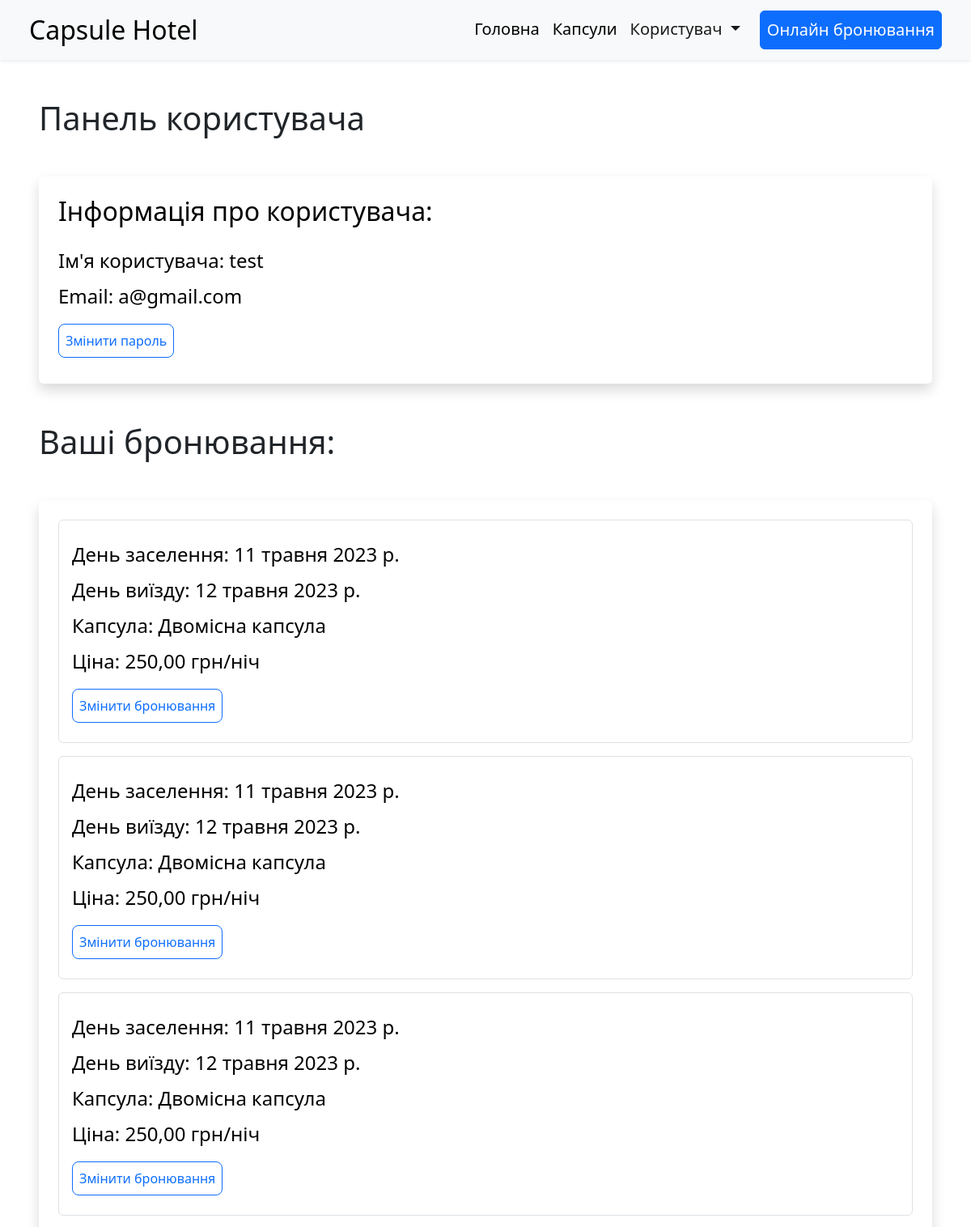
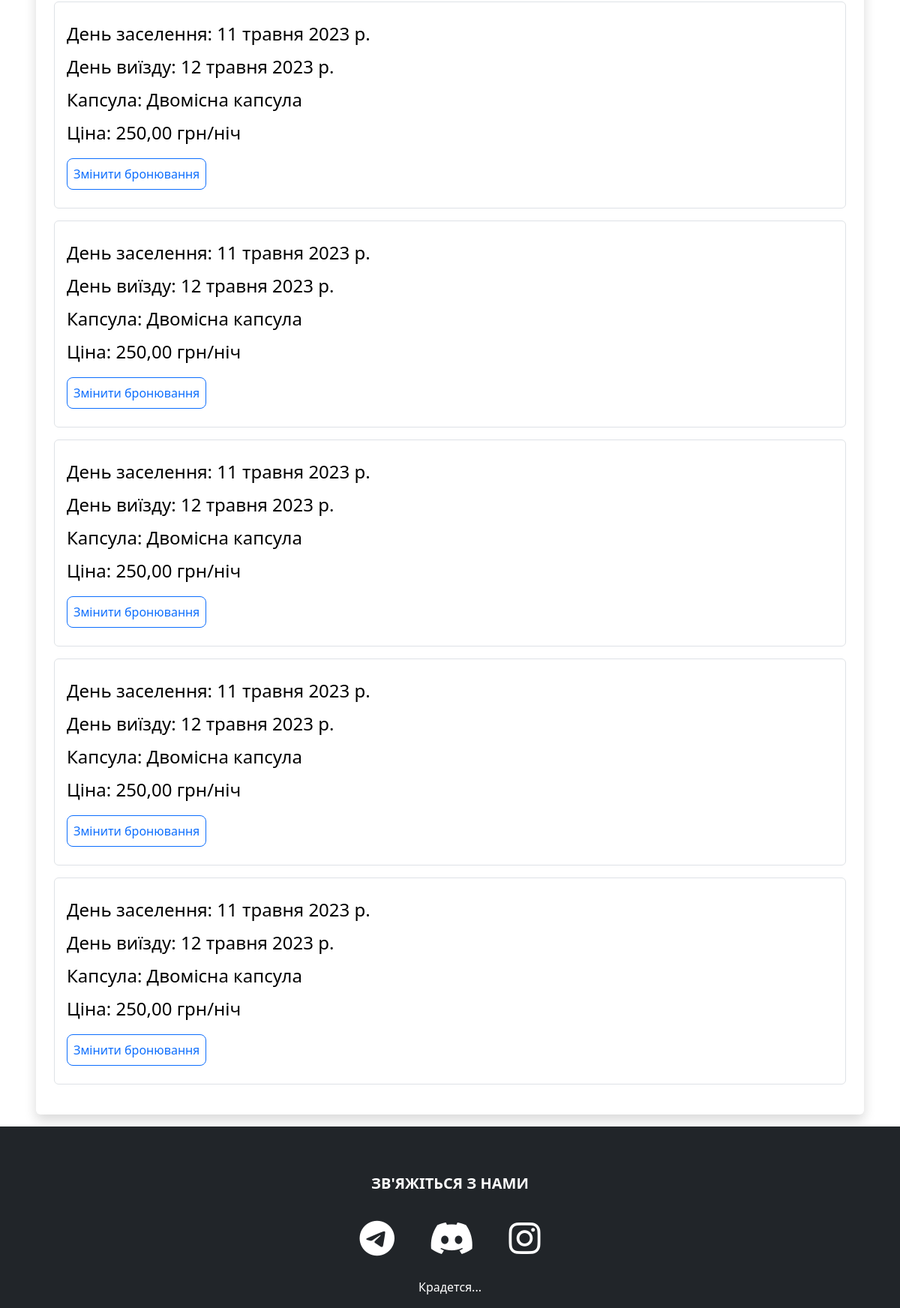
Page /user-panel (signed in) on the earlier database version (2 pictures, top to bottom).
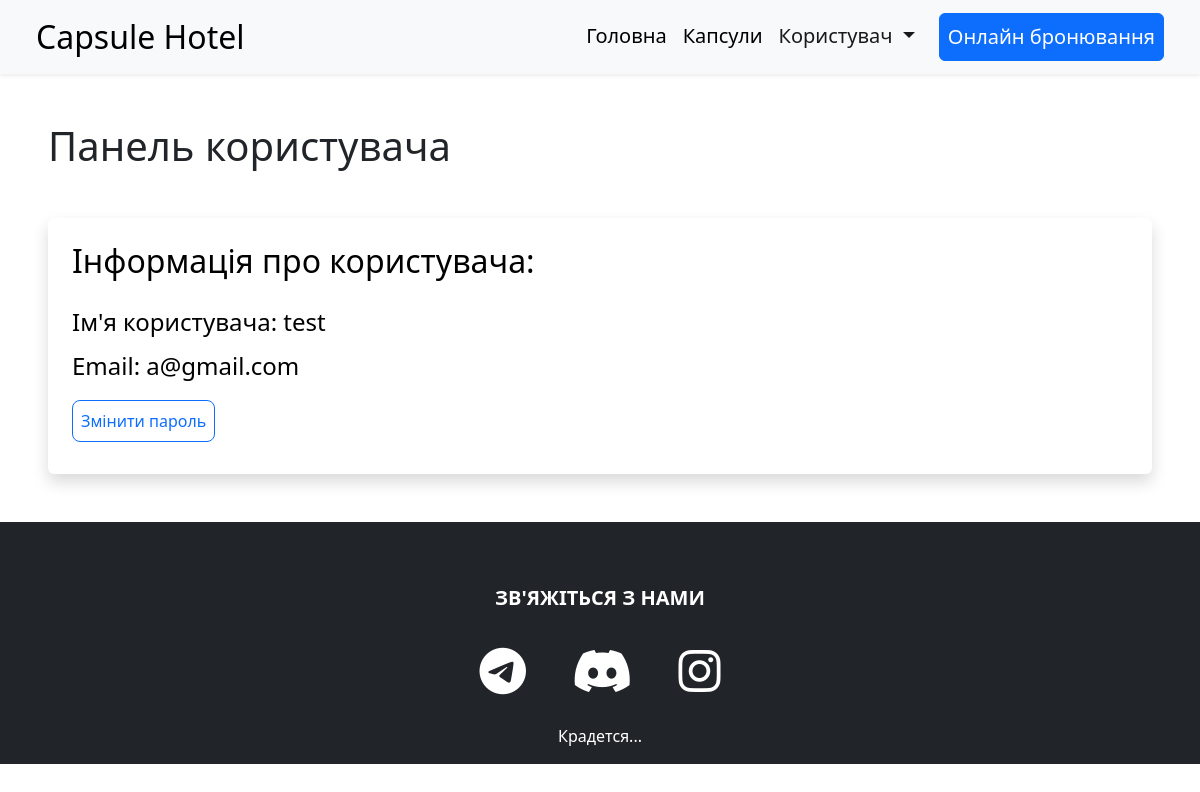
Same page on the later database version.
### booking/models.py (models this page shows, shortened)
class Booking(models.Model):
    user = models.ForeignKey(User, on_delete=models.CASCADE, null=True, blank=True, verbose_name='User')
    capsule = models.CharField(max_length=100, verbose_name='Капсула')
    dayIn = models.DateField(default=datetime.now, verbose_name='Дата заїзду')
    dayOut = models.DateField(default=datetime.now, verbose_name='Дата виїзду')
    time_ordered = models.DateTimeField(default=datetime.now, blank=True, verbose_name='Час замовлення')
    price = models.DecimalField(max_digits=10, decimal_places=2, blank=True, verbose_name='Ціна')
    class Meta:
        verbose_name = 'Бронювання'
        verbose_name_plural = 'Бронювання'

### booking/views.py (the view)
# urls.py: path('user-panel', views.userPanel, name='userPanel'),
def userPanel(request):
    user = request.user
    bookings = Booking.objects.filter(user=user).order_by('dayIn', 'dayOut')
    return render(request, 'userPanel.html', {
        'user':user,
        'bookings':bookings,
    })

### booking/templates/userPanel.html (shortened to what this page needs)
{% extends 'base.html' %}
{% load static %}
{% block body %}
{% if user.is_authenticated %}
<h1 class=" ms-5 mt-5 ">Панель користувача</h1>
<div class="shadow p-4 mb-5 bg-body rounded text-black m-5 ">
    <h2 class="">Інформація про користувача:</h2>
    <ul class="list-group fs-4 mt-3">
            <li class="list-group mt-2">Ім'я користувача: {{ user.username }}</li>
            <li class="list-group mt-2">Email: {{ user.email }}</li>
            <div class="mt-3 mb-2">
                <a class="btn btn-outline-primary rounded-3 p-2" href="{% url 'passwordChange'  %}">Змінити пароль</a>
            </div>
    </ul>
</div>
{% if bookings.count > 0 %}
<div class="mt-5">
    <h1 class=" ms-5">Ваші бронювання:</h1>
    <div class="shadow p-4 mb-3 bg-body rounded text-black m-5">
        {% for booking in bookings %}
        <div class="list-group border fs-4 p-3 mb-3">
            <p class="list-group mt-2">День заселення: {{ booking.dayIn }}</p>
            <p class="list-group mt-2">День виїзду: {{ booking.dayOut }}</p>
            <p class="list-group mt-2">Капсула: {{ booking.capsule }}</p>
            <p class="list-group mt-2">Ціна: {{ booking.price }} грн/ніч</p>
            <div class="mt-3 mb-2">
                <a class="btn btn-outline-primary rounded-3 p-2" href="{% url 'userUpdate' booking.id %}">Змінити бронювання</a>
            </div>
        </div>
        {% endfor %}
    </div>
</div>
{% endif %}
{% endif %}
{% endblock %}

### booking/templates/base.html (shortened to what this page needs)
{% load static %}
<!doctype html>
<html lang="en">
  <head>
    <link rel="stylesheet" href="https://cdnjs.cloudflare.com/ajax/libs/font-awesome/6.0.0/css/all.min.css" />
    <link href="https://cdn.jsdelivr.net/npm/bootstrap@5.2.1/dist/css/bootstrap.min.css" rel="stylesheet">
  </head>
  <body>
    <header>
        <nav class="navbar bg-light navbar-expand-lg shadow-sm">
            <div class="container-fluid">
                <a class="navbar-brand text-black fs-2 ms-4" href="{% url 'index' %}">
                    Capsule Hotel
                </a>
                <div class="collapse navbar-collapse justify-content-end" id="navbarSupportedContent">
                    <ul class="navbar-nav mb-2 mb-lg-0 fs-5 ">
                        <li class="nav-item">
                            <a class="nav-link text-black" aria-current="page" href="{% url 'index' %}">Головна</a>
                        </li>
                        <li class="nav-item">
                            <a class="nav-link text-black" href="{% url 'capsuleList' %}">Капсули</a>
                        </li>
                        {% if user.is_authenticated %}
                        <li class="nav-item dropdown me-3 fs-5">
                            <div class="btn-group" role="group">
                                <a class="nav-link active dropdown-toggle" href="#" role="button" data-bs-toggle="dropdown" aria-expanded="false">
                                    Користувач
                                </a>
                            </div>
                        </li>
                        {% endif %}
                        <li class="nav-item me-4">
                            <a class="nav-link btn btn-primary text-white" href="{% url 'booking' %}">Онлайн бронювання</a>
                        </li>
                    </ul>
                </div>
            </div>
        </nav>
    </header>
    {% block body %}
    {% endblock %}
    <footer class="bg-dark text-white">
        <div class="container-fluid pt-3 sticky-bottom">
                <div class="container text-center text-md-start mt-5">
                    <div class="row mt-3 text-center">
                            <h5 class="text-uppercase fw-bold mb-4 textGradient" id="contact">
                                Зв'яжіться з нами
                            </h5>
                            <p>
                                <a
                                    class="btn btn-link btn-floating text-white btn-lg m-1"
                                    style="font-size:48px"
                                    href="https://t.me/SPARAXIS"
                                    role="button"
                                    data-mdb-ripple-color="dark"
                                    ><i class="fab fa-telegram"></i
                                ></a>
                                <a
                                    class="btn btn-link btn-floating text-white btn-lg m-1"
                                    style="font-size:48px"
                                    href="https://discordapp.com/users/422096099910615050/"
                                    role="button"
                                    data-mdb-ripple-color="yellow"
                                    ><i class="fab fa-discord"></i
                                ></a>
                                <a
                                    class="btn btn-link btn-floating text-white btn-lg m-1"
                                    style="font-size:48px"
                                    href="https://www.instagram.com/p0maranchi/"
                                    role="button"
                                    data-mdb-ripple-color="dark"
                                    ><i class="fab fa-instagram"></i
                                ></a>
                            </p>
                            <p>Крадется...</p>
                    </div>
                </div>
        </div>
    </footer>
  </body>
</html>

Differences in the rows shown:
removed Booking: dayIn "11 травня 2023 р.", dayOut "12 травня 2023 р.", capsule "Двомісна капсула", price "250,00"
removed Booking: dayIn "11 травня 2023 р.", dayOut "12 травня 2023 р.", capsule "Двомісна капсула", price "250,00"
removed Booking: dayIn "11 травня 2023 р.", dayOut "12 травня 2023 р.", capsule "Двомісна капсула", price "250,00"
removed Booking: dayIn "11 травня 2023 р.", dayOut "12 травня 2023 р.", capsule "Двомісна капсула", price "250,00"
removed Booking: dayIn "11 травня 2023 р.", dayOut "12 травня 2023 р.", capsule "Двомісна капсула", price "250,00"
removed Booking: dayIn "11 травня 2023 р.", dayOut "12 травня 2023 р.", capsule "Двомісна капсула", price "250,00"
removed Booking: dayIn "11 травня 2023 р.", dayOut "12 травня 2023 р.", capsule "Двомісна капсула", price "250,00"
removed Booking: dayIn "11 травня 2023 р.", dayOut "12 травня 2023 р.", capsule "Двомісна капсула", price "250,00"
Other differences:
text no longer shown: "Ваші бронювання:"
